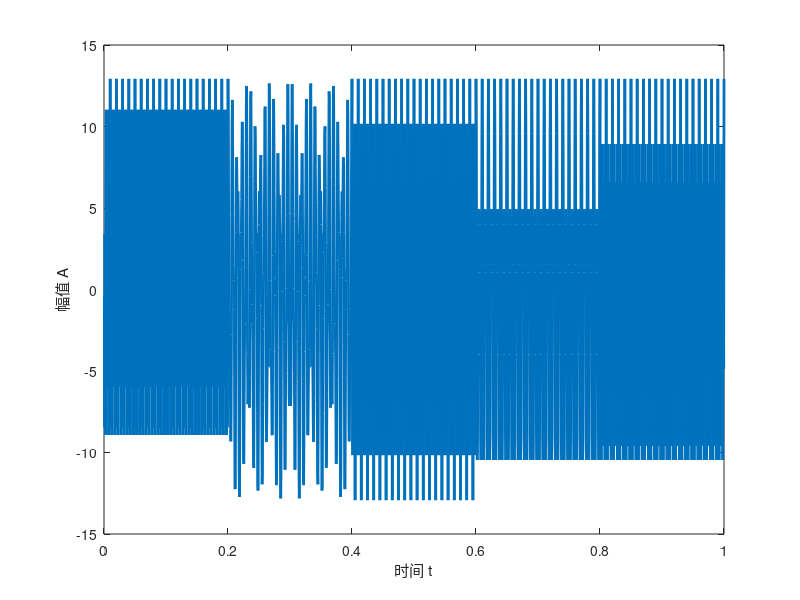

This chart was generated by the following MATLAB code: (Note: this script raises an error after producing the figure.)
% 具体操作    global lamda p;
%            lamda=...;
%            p=...;

close all;
clear;
clc;
standard_deviation=1;
fs=2000;                  %采样频率
N=2000;
n=1:N;
T=1/fs;
SNR=16;                                 %信噪比dB
SNR1=10.^(SNR/10);                                %所需信噪比转换成非dB
t=n/fs;
SIR=0;
SIR=10^(SIR/20);
T=zeros(1000,1);                                                %时频对消统计量序列初始化
    frequency_hop1=[600, 135,500 200 800];
    for i=1:N
        m1=floor((i)/((N+1)/length(frequency_hop1)))+1;
        fh(i)=frequency_hop1(m1);%每个时间点上对应的跳变频率
    end
    frequency_hop_signal=SNR*standard_deviation*cos(2*pi*fh.*n/fs);
    s5=frequency_hop_signal;
    % %噪声
    zs1=randn(1,N);                                         %产生高斯白噪声
    zs1=zs1/std(zs1);                                       %噪声方差归一化
    zs1=zs1-mean(zs1);                                      %噪声均值设为0
    b1=sqrt(1);                                             %噪声幅度修正权值
    zs=b1*zs1;  
    signal_power_tps=1/N*sum(frequency_hop_signal.*frequency_hop_signal);          %原始跳频信号功率
    SNR_P_biaozhun_tps=signal_power_tps/(b1^2);   %原始跳频信号的信噪比
    frequency_hop_signal=sqrt(SNR1/SNR_P_biaozhun_tps)*frequency_hop_signal;   %跳频信号幅度修正
     frequency_fixed1=300;
    dps=sqrt(SNR)*standard_deviation/SIR*cos(2*pi*frequency_fixed1*n/fs);
     s5=dps+frequency_hop_signal;
%      s5=zs;
    sig=s5';     
% %时域波形
figure(1)
plot(t,s5,'LineWidth',2);
xlabel('时间 t');
ylabel('幅值 A');

%  不同的lamda，p值进行对比(其中lamda=1,p=1时为S变换)
%   S变换
global lamda p;
lamda=1.9;
p=0.6;
[tfr,t,f]=st(sig);
% signal_FH = tfr./sqrt(mean(abs(tfr).^2)); %将信号功率归一化，生成单个信号样本
%时频表示
figure;
%  mesh(t,f,abs(signal_FH))
%  subplot(311);
contourf(t/fs,f*fs,abs(tfr).^2,'LinesTyle','none');
 axis([0 1 0 1000]);
xlabel('时间 t');
ylabel('频率 f');
title("l=1,p=1")
% global lamda p;
% lamda=1.9;
% p=0.6;
% [tfr,t,f]=st(sig);
% %时频表示
% subplot(312);
% contourf(t/fs,f*fs,abs(tfr).^2,'LinesTyle','none');
%  axis([0 1 0 300]);
% xlabel('时间 t');
% ylabel('频率 f');
% title("l=1.9,p=0.6")
% % 
% global lamda p;
% lamda=0.75;
% p=1;
% [tfr,t,f]=st(sig);
% %时频表示
% subplot(313);
% contourf(t/fs,f*fs,abs(tfr).^2,'LinesTyle','none');
% axis([0 1 0 300]);
% xlabel('时间 t');
% ylabel('频率 f');
% title("l=0.75,p=1")